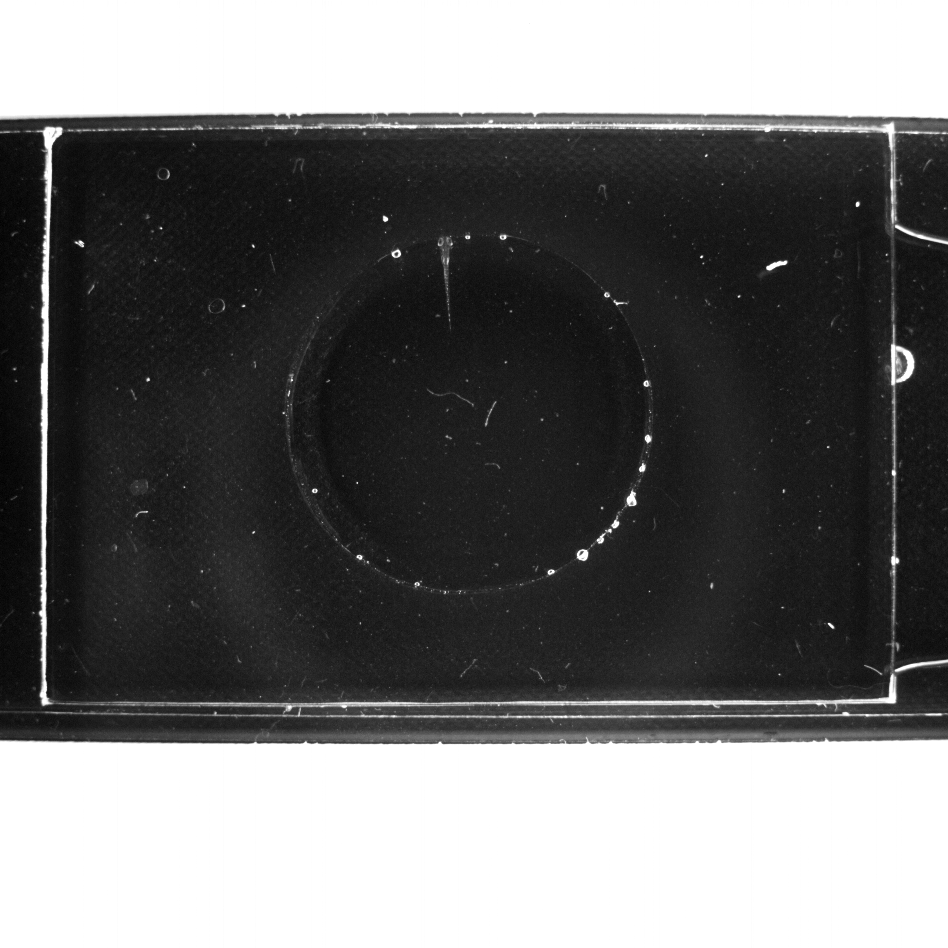
%> input picture fish_image/fish_in_the_stage13.png, 948 x 948 px
$ octave ImageProcessing.m   (GNU Octave 9; MATLAB toolbox functions it lacks are replaced by stand-ins)
%> lines starting %> are read from the running program, lines starting %| are printed output that depends on the picture; in (x1, y1, x2, y2) boxes, pixels count from 0 and x2, y2 are one past the last pixel; in counts of white or black regions, pixels touching at a corner belong together; the program's own positions count from 1
clear all;close all;clc
img=im2double(imread('fish_in_the_stage13.png'));
%> img: size 948x948 double; min 0, max 1, mean 0.434

img_ROI = img(150:350,380:580);
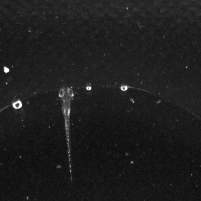
%> img_ROI: size 201x201 double; min 0.0392, max 1, mean 0.115

img_ROI(img_ROI>0.8)=0;
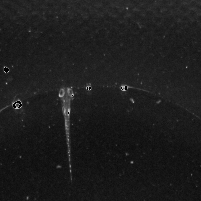
%> img_ROI: size 201x201 double; 0.18% of pixels changed, all inside (x1, y1, x2, y2) = (4, 67, 127, 114)

img_blur = imgaussfilt(img_ROI,4);

mask = im2double(img_blur<70/255);
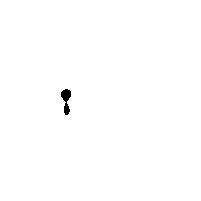
%> mask: size 201x201 double; values 0 (black) and 1 (white), 99.6% white; 1 black region, box (x1, y1, x2, y2) and area: (61, 89, 71, 115) 149

imagesc(img_blur)
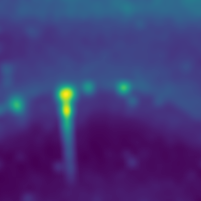
%> displayed picture: size 201x201x3, on the screen's scale of 0 to 255; mean R, G, B 65.4, 54.4, 121.5

$ run again, with fish_image/fish_in_the_stage1.png copied over fish_image/fish_in_the_stage13.png
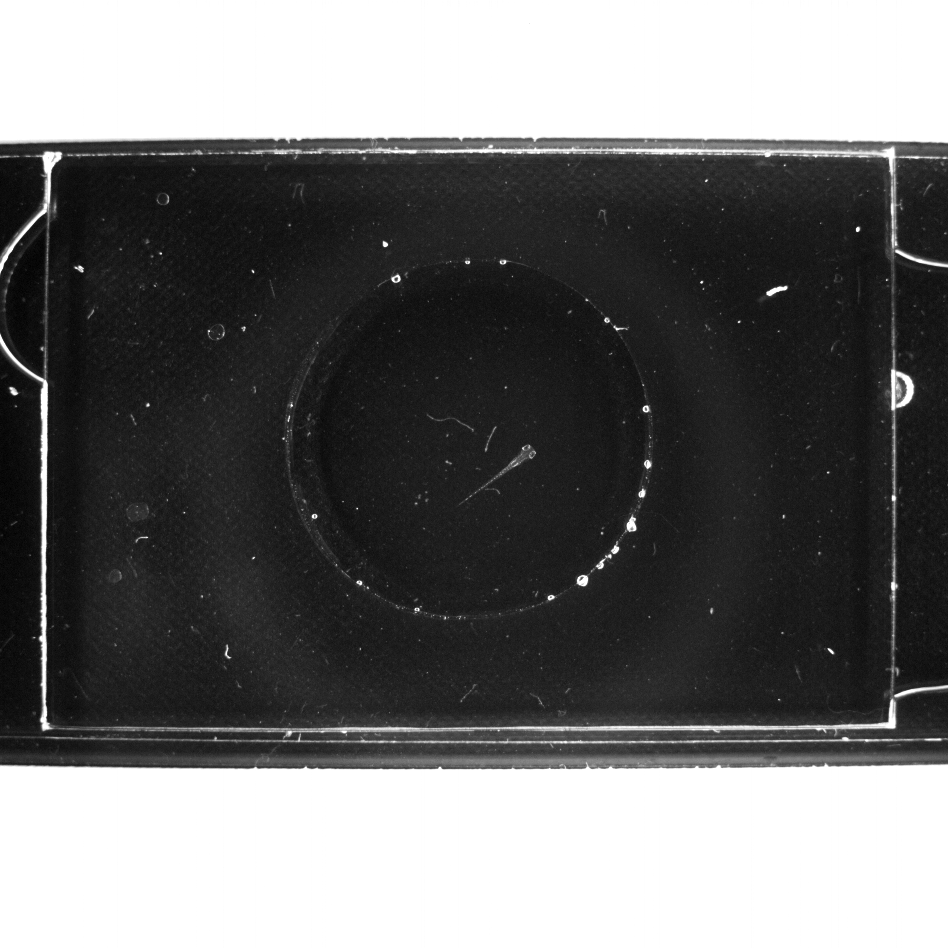
%> input picture fish_image/fish_in_the_stage1.png, 948 x 948 px
%> `mask = im2double(img_blur<70/255);`:
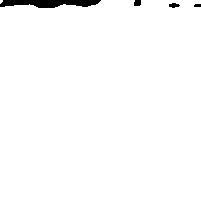
%> mask: size 201x201 double; values 0 (black) and 1 (white), 98.3% white; 4 black regions, box (x1, y1, x2, y2) and area: (0, 0, 101, 8) 586, (134, 0, 141, 6) 39, (169, 3, 180, 8) 38, (194, 4, 201, 7) 20
%> `imagesc(img_blur)`:
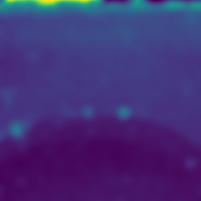
%> displayed picture: size 201x201x3, on the screen's scale of 0 to 255; mean R, G, B 67.3, 48.3, 119.5

$ run again, with fish_image/fish_in_the_stage10.png copied over fish_image/fish_in_the_stage13.png
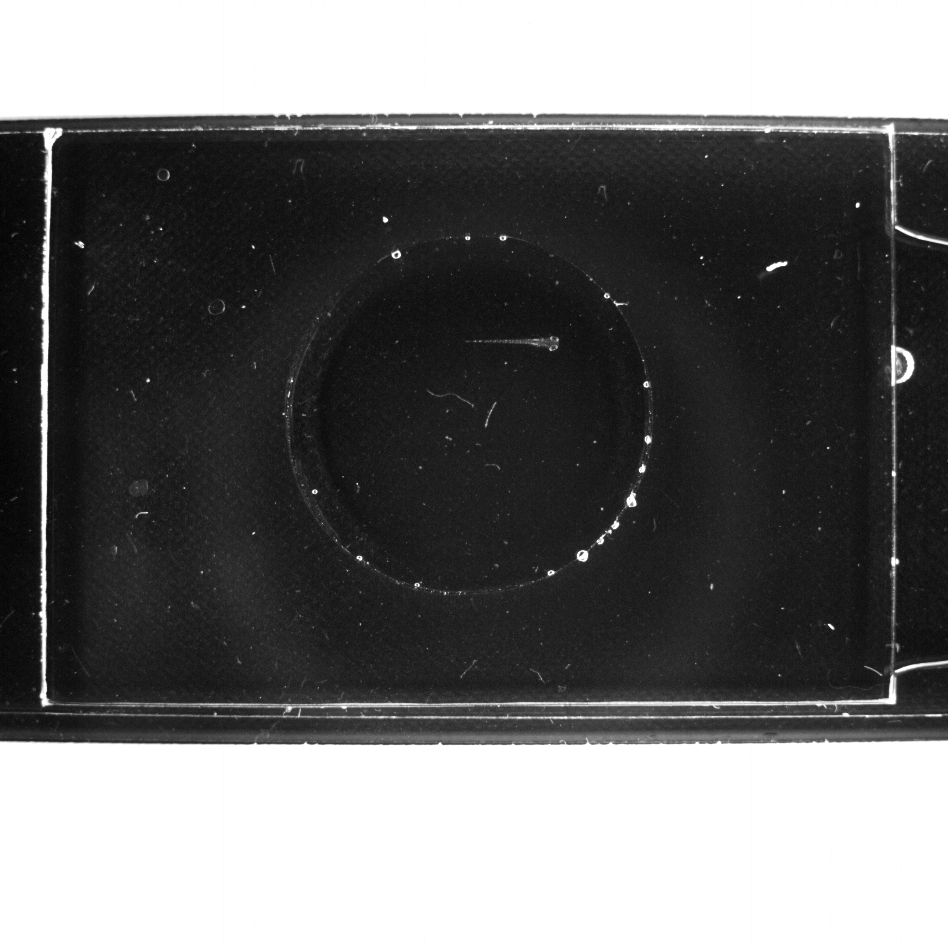
%> input picture fish_image/fish_in_the_stage10.png, 948 x 948 px
%> `mask = im2double(img_blur<70/255);`:
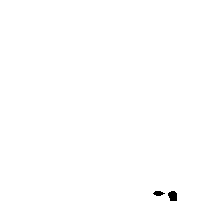
%> mask: size 201x201 double; values 0 (black) and 1 (white), 99.7% white; 2 black regions, box (x1, y1, x2, y2) and area: (168, 191, 177, 201) 75, (153, 191, 165, 196) 41
%> `imagesc(img_blur)`:
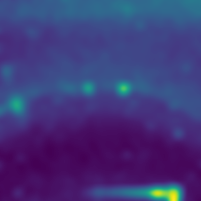
%> displayed picture: size 201x201x3, on the screen's scale of 0 to 255; mean R, G, B 64.9, 55.8, 122.4
